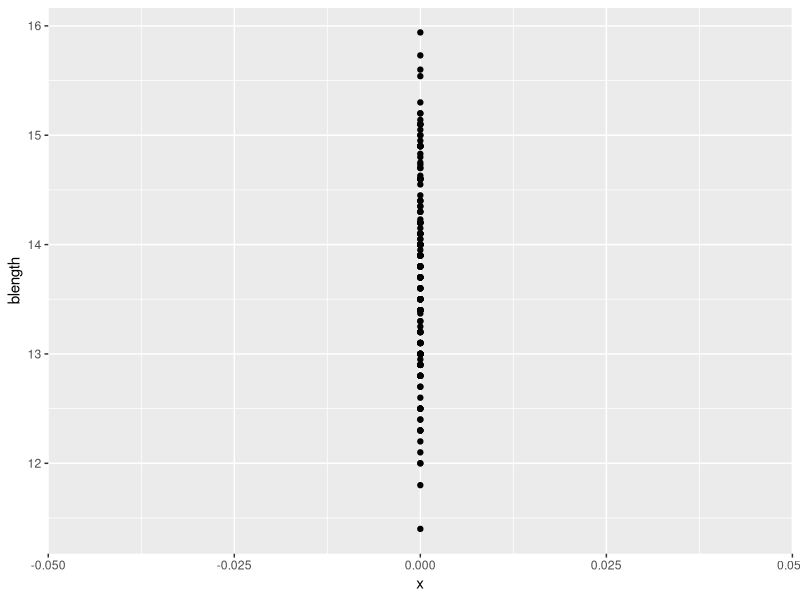
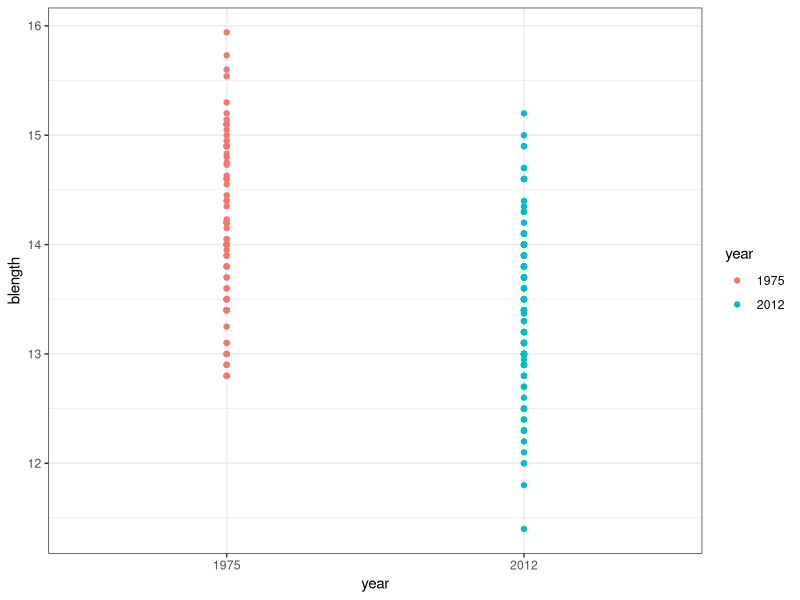
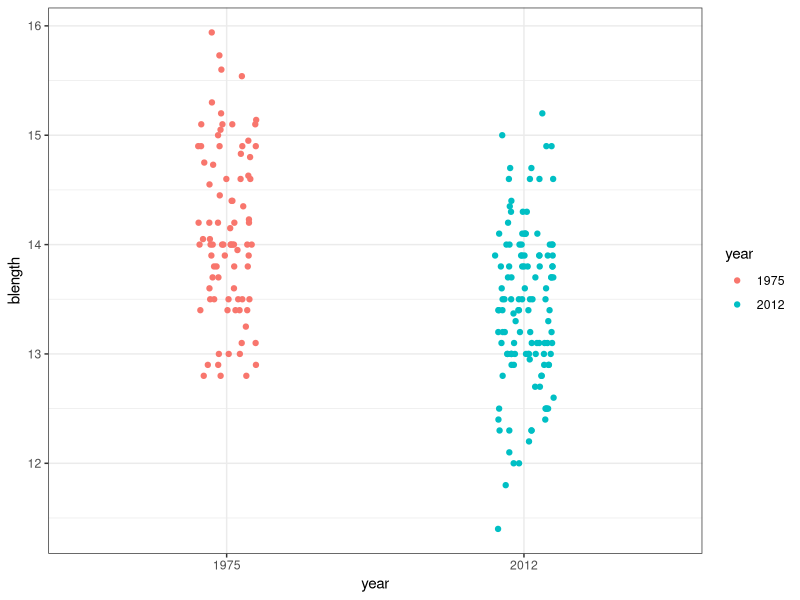
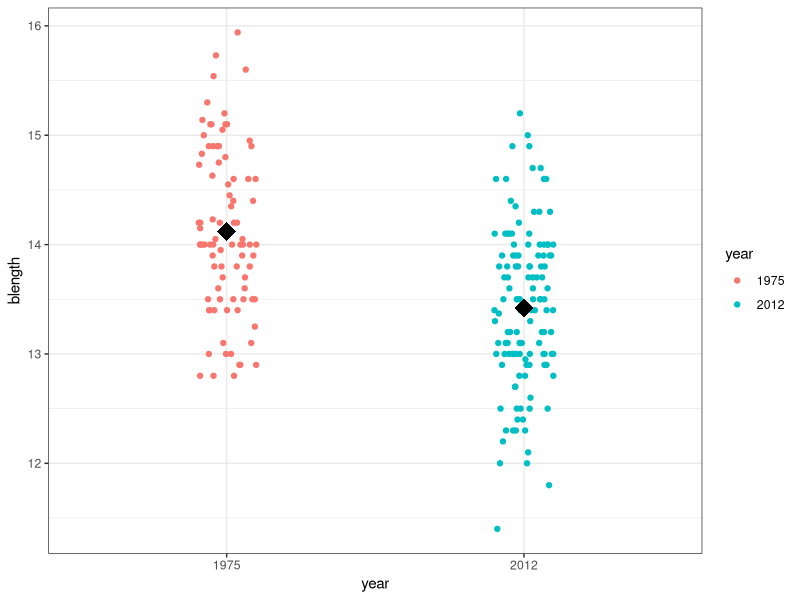
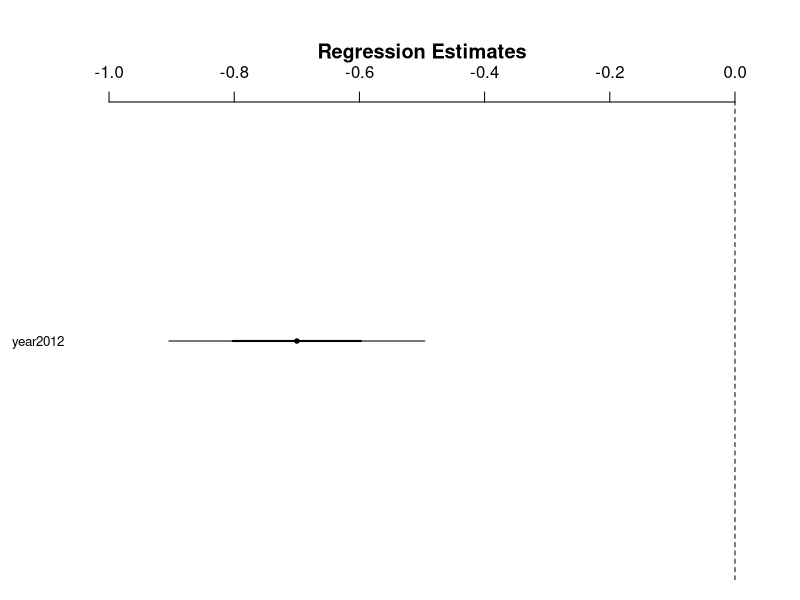
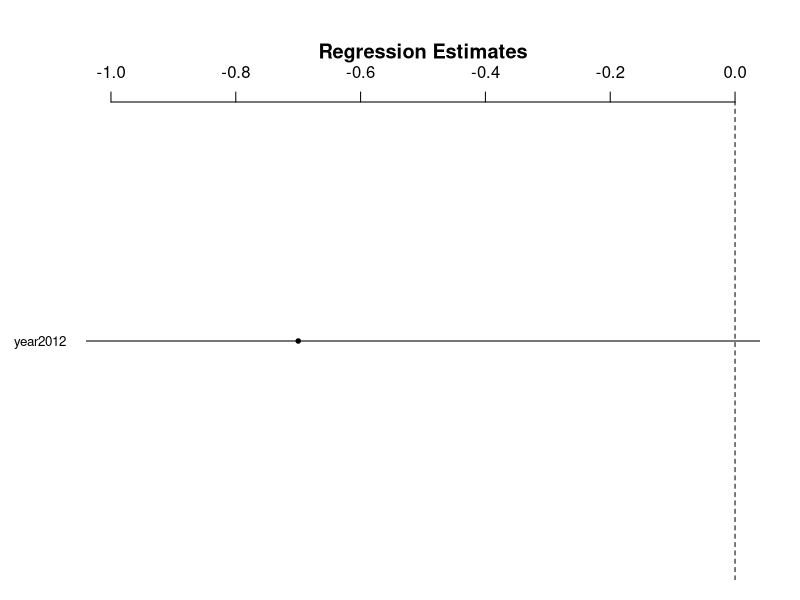
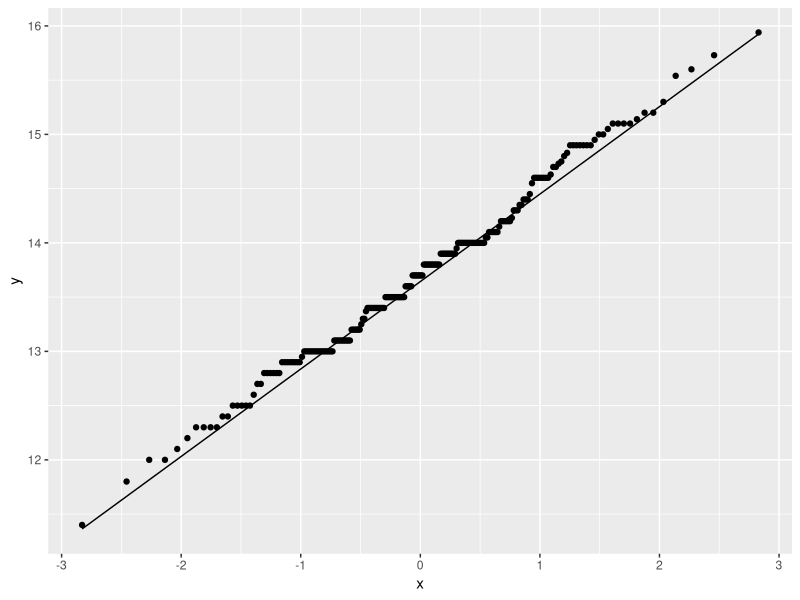
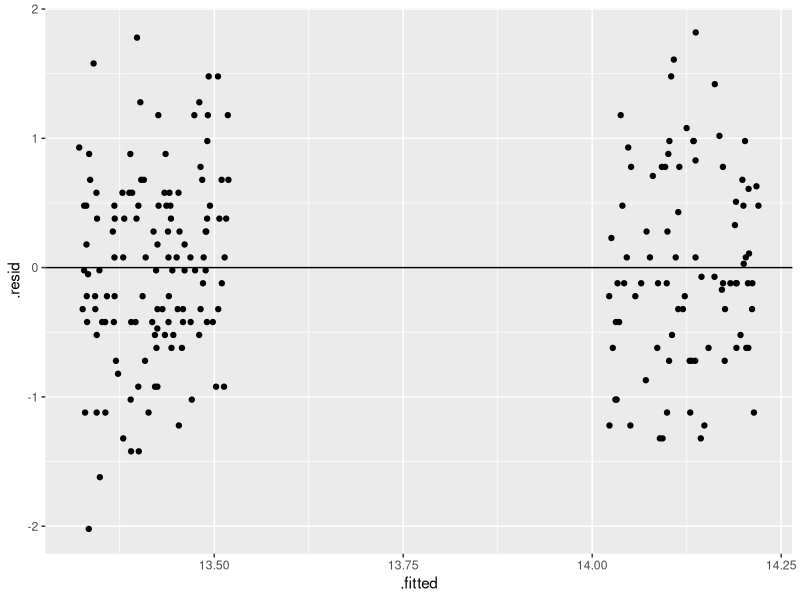

Write R code to recreate these figures, in order.
## ---- chunk 1
#| label: setup
#| include: false

library(arm)
library(tidyverse)

finch <- read.csv(here::here("data/galapago-finches.csv"),
                  stringsAsFactors = TRUE)
## ---- chunk 2
scandens <- finch %>%
  filter(species == "scandens") %>%
  as_tibble()

fortis <- finch %>%
  filter(species == "fortis") %>%
  as_tibble()

# change the year column to a character data type
scandens$year <- as.character(scandens$year)

head(scandens)

mode(scandens$year)

## ---- chunk 3
ggplot(scandens, 
       aes(y = blength,
           x = 0)) +
  geom_point()
## ---- chunk 4
flm0 <- lm(blength ~ 1, data = scandens)
## ---- chunk 5
display(flm0)
## ---- chunk 6
### 1.5a coef.est / global mean = 13.71
### 1.5b SEM = 0.06
### 1.5c n = 214 
### 1.5d k = 1
### 1.5e residual SD = 0.81
### 1.5f r-squared = 0
## ---- chunk 7
mean(scandens$blength)
# output in 1.6 should match 1.5a  

## ---- chunk 8
sd(scandens$blength)
# output in 1.7 should match 1.5B  
## ---- chunk 9
ggplot(scandens,
       aes(x = year, 
           y = blength, 
           color = year)) +
  geom_point() +
  theme_bw()
## ---- chunk 10
ggplot(scandens,
       aes(x = year, 
           y = blength, 
           color = year)) +
  geom_point(position = position_jitter(width = 0.1, height = 0)) +
  theme_bw()
## ---- chunk 11
flm1 <- lm(blength ~ year, data = scandens)
display(flm1)
## ---- chunk 12
# mean 2012
14.12 - 0.70
## ---- chunk 13
ggplot(scandens,
       aes(x = year, 
           y = blength, 
           color = year)) +
  geom_point(position = position_jitter(
    width = 0.1, 
    height = 0)) +
  stat_summary(fun = mean, 
               geom = "point",
               color = "black",
               shape = 18, 
               size = 6) +
  theme_bw()
## ---- chunk 14
confint(flm1)
## ---- chunk 15
coefplot(flm1, xlim = c(-1, 0))
## ---- chunk 16
# there is a difference in beak length between 1975 and 2012
# the 95% CI does not include 0, either in the nnumber line or on the plot
## ---- chunk 17
confint(flm1, level = 0.99)
## ---- chunk 18
coefplot(flm1, xlim = c(-1, 0), sd = 3)
## ---- chunk 19
# Extrapolation of uncertainty, unequal sample size. 
## ---- chunk 20
ggplot(scandens, aes(sample = blength)) +
  stat_qq() + # plot qq points
  stat_qq_line() # reference line
## ---- chunk 21
#This indicates that the residuals are normally distributed
## ---- chunk 22
ggplot(flm1,
       aes(x = .fitted, y = .resid)) +
  geom_point(
    position = position_jitter(width = 0.1,
                               height = 0)) +
  geom_hline(yintercept = 0)
## ---- chunk 23
# equal distribution above and below the reference line (0)
# no obvious pattern in points moving across the x-axis
## ---- chunk 24
scandens_factor <- scandens

scandens_factor$year <- factor(scandens_factor$year, levels = c("2012", "1975"))

display(lm(blength~year, data = scandens_factor))
